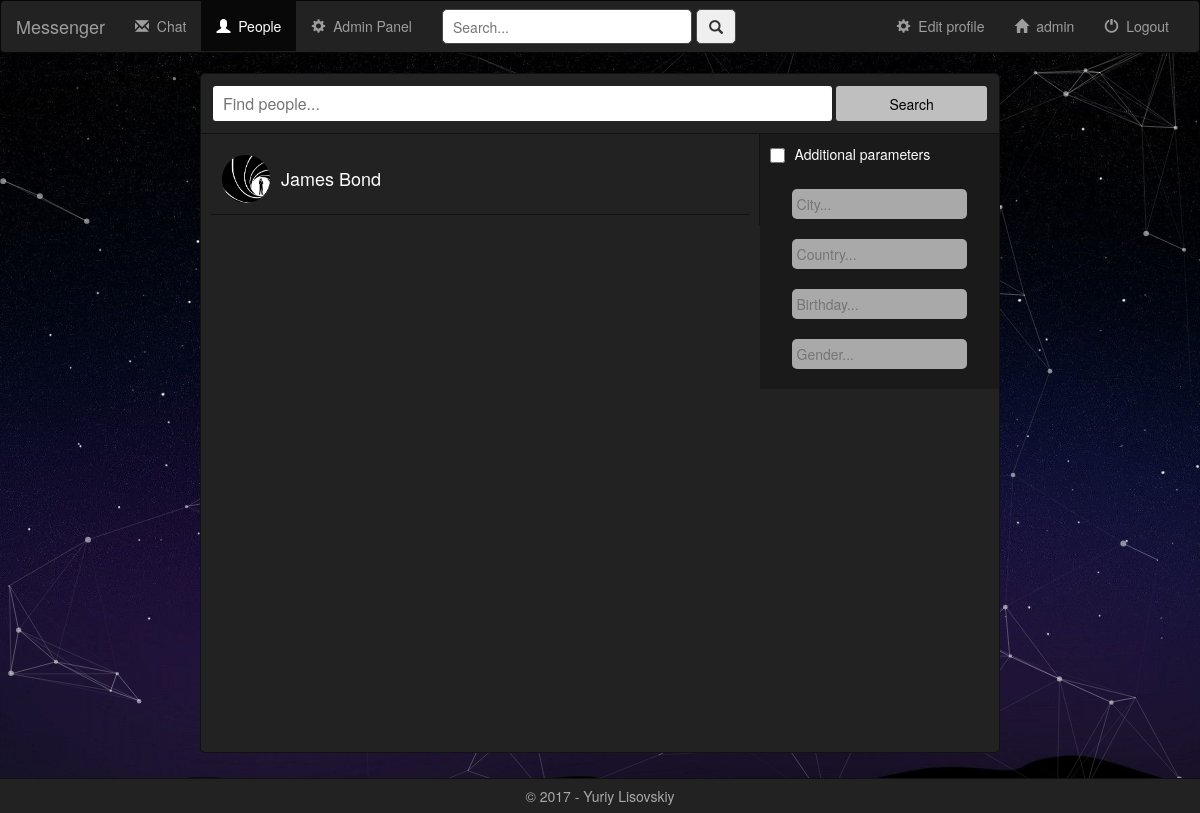
Screenshot of /messenger/search/ (signed in) with the database file from the repository.
### chat/models.py (models this page shows)
class UserProfile(User):
    user_logo = models.ImageField(default='logo_none.png')
    user_background_photo = models.ImageField(default='background_none.png')
    user_gender = models.CharField(default="", max_length=6)
    user_birthday_day = models.IntegerField(default=0)
    user_birthday_month = models.CharField(default="", max_length=30)
    user_birthday_year = models.IntegerField(default=0)
    user_country = models.CharField(default="", max_length=30)
    user_city = models.CharField(default="", max_length=50)
    user_mobile_number = models.CharField(default="", max_length=10)
    user_about_me = models.CharField(default="", max_length=999999)
    user_education = models.CharField(default="", max_length=100)

### chat/views.py (the view, shortened to what this page needs)
class SearchPeople(APIView):
    def get(self, request):
        if not request.user.is_authenticated:
            return redirect('login_user')
        data = UserProfile.objects.all()
        return render(request, "chat/search.html", {'all_users': data})

### chat/templates/chat/search.html (shortened to what this page needs)
<!DOCTYPE html>
<html lang="en">
<head>
    {% extends 'chat/base.html' %}
    {% load static %}
    {% block people_active %}active{% endblock %}
    {% block body %}
        <link rel="stylesheet" href="{% static 'chat/css/search.css' %}">
        <div class="content">
            <div class="search">
                <input id="search-field" class="search-field" placeholder="Find people...">
                <button id="search-btn" class="search-btn">Search</button>
            </div>
            <div id="result-block" class="result-block">
                {% if all_users %}
                    {% for usr in all_users %}
                        {% if usr.id != user.id %}
                            <div class="user-found">
                                <a href="/messenger/user/id{{ usr.id }}">
                                        {% if usr.user_logo %}
                                            <div class="user-img" style="background-image: url({{ usr.user_logo.url }})"></div>
                                        {% else %}
                                            <div class="user-img user-img-none">
                                                <span class="glyphicon glyphicon-user"></span>
                                            </div>
                                        {% endif %}
                                    <p>{{ usr.first_name }} {{ usr.last_name }}</p>
                                </a>
                            </div>
                        {% endif %}
                    {% endfor %}
                {% else %}
                    <p class="not-found">No users found</p>
                {% endif %}
            </div>
            <div class="search-parameters">
                <input id="check-parameters" class="check-parameters" type="checkbox">
                <div id="search-parameters-title" class="search-parameters-title">Additional parameters</div>
                <div id="parameters" class="parameters">
                    <input class="city" id="city" placeholder="City...">
                    <input class="country" id="country" placeholder="Country...">
                    <input onfocus="(this.type='date')" min="1950-01-01" name="birthday" id="birthday" placeholder="Birthday...">
                    <input class="gender" id="gender" placeholder="Gender...">
                </div>
            </div>
        </div>
    {% endblock %}

### chat/templates/chat/base.html (shortened to what this page needs)
<!DOCTYPE html>
<html lang="en">
<head>
    {% load static %}
    <link rel="stylesheet" type="text/css" href="https://maxcdn.bootstrapcdn.com/bootstrap/3.3.7/css/bootstrap.min.css" />
    <link rel="stylesheet" type="text/css" href="{% static 'chat/css/base.css' %}" />
</head>
<body>
    <div id="particles-js"></div>
    <div id="page-wrapper">
        <nav class="navbar navbar-inverse">
            <div class="container-fluid">
                <div class="navbar-header">
                    <a class="navbar-brand" href="{% url 'index' %}">Messenger</a>
                </div>
                {% if request.user.is_active %}
                    <div id="navbar" class="navbar-collapse collapse">
                        <ul class="nav navbar-nav">
                            <li class="{% block chat_active %}{% endblock %}">
                                <a href="{% url 'chat' %}">
                                    <span class="glyphicon glyphicon-envelope" aria-hidden="true"></span>&nbsp;
                                    Chat
                                </a>
                            </li>
                        </ul>
                        <ul class="nav navbar-nav">
                            <li class="{% block people_active %}{% endblock %}">
                                <a href="{% url 'people' %}">
                                    <span class="glyphicon glyphicon-user" aria-hidden="true"></span>&nbsp;
                                    People
                                </a>
                            </li>
                        </ul>
                        {% if request.user.is_superuser %}
                            <ul class="nav navbar-nav">
                                <li>
                                    <a target="_blank" href="/admin/">
                                        <span class="glyphicon glyphicon-cog" aria-hidden="true"></span>&nbsp;
                                    Admin Panel
                                    </a>
                                </li>
                            </ul>
                        {% endif %}
                        <div id="panel-search">
                            <div class="navbar-form navbar-left">
                                <input class="panel-search-field" id="panel-search-field" placeholder="Search...">
                                <button class="panel-search-btn" id="panel-search-btn">
                                    <span class="glyphicon glyphicon-search"></span>
                                </button>
                            </div>
                        </div>
                        <ul class="nav navbar-nav navbar-right">
                            <li>
                                <a href="{% url 'logout' %}">
                                    <span class="glyphicon glyphicon-off"></span>&nbsp;
                                    Logout
                                </a>
                            </li>
                        </ul>
                        <ul class="nav navbar-nav navbar-right">
                            <li class="{% block user_profile %}{% endblock %}">
                                <a href="{% url 'user_profile' %}">
                                    <span class="glyphicon glyphicon-home" aria-hidden="true"></span>&nbsp;
                                    {{ user.username }}
                                </a>
                            </li>
                        </ul>
                        <ul class="nav navbar-nav navbar-right">
                            <li class="{% block edit_profile_active %}{% endblock %}">
                                <a href="{% url 'edit_profile' %}">
                                    <span class="glyphicon glyphicon-cog" aria-hidden="true"></span>&nbsp;
                                    Edit profile
                                </a>
                            </li>
                        </ul>
                    </div>
                {% endif %}
            </div>
        </nav>
        {% block body %}{% endblock %}
        <br>
    </div>
    <div class="footer">&copy; 2017 - Yuriy Lisovskiy</div>
</body>
</html>

### chat/static/chat/css/base.css (style rules this page uses)
body, html { background: url("../images/sky.jpg"); background-attachment: fixed; background-size: cover; margin:0; padding:0; overflow-x: hidden; }
html { position: relative; min-height: 100%; }
#particles-js { position: fixed; width: 100%; height: 100%; }
#page-wrapper { position: relative; margin-bottom: 20px; }
.footer { position: absolute; left: 0; bottom: 0; padding: 7px; width: 100vw; background: #222222; border-top: 1px solid #111111; color: #A9A9A9; text-align: center; }
.panel-search-field { height: 35px; width: 250px; border-radius: 5px; outline: none; border: 1px solid #484848; padding-left: 10px; }
.panel-search-btn { height: 35px; width: 40px; border-radius: 5px; outline: none; border: 1px solid #484848; }

### chat/static/chat/css/search.css (style rules this page uses)
.content { margin: auto auto 20px auto; width: 100vw; max-width: 800px; min-width: 300px; border: 1px solid #111111; overflow: auto; background: #222222; border-radius: 5px; height: 85vh; color: white; }
.content .search { width: 100%; height: 60px; margin: auto; padding: 12px; overflow: auto; color: black; border-bottom: 1px solid #111111; }
.search .search-field { float: left; width: 80%; height: 100%; padding-left: 10px; font-size: 16px; border-radius: 3px; border: none; outline: none; }
.search .search-btn { float: right; width: 19.5%; height: 100%; border-radius: 3px; border: none; outline: none; background: #bfbfbf; }
.content .result-block { float: left; width: 70%; background: #222222; border-right: 1px solid #111111; padding: 10px; }
.user-found { overflow: auto; padding: 10px; border-bottom: 1px solid #111111; }
.user-found .user-img { text-align: center; background: #484848; background-repeat: no-repeat; background-size: cover; background-position: center; -webkit-background-size: cover; -moz-background-size: cover; -o-background-size: cover; float: left; width: 50px; height: 50px; border-radius: 50%; border: 1px solid #222222; }
.user-found p { margin: 12px 0 0 10px; float: left; color: #ffffff; font-size: 18px; }
.content .search-parameters { float: left; width: 30%; padding: 10px; background: #1a1a1a; }
.search-parameters .check-parameters { float: left; height: 15px; width: 15px; outline: none; cursor: pointer; border-radius: 50%; }
.search-parameters .search-parameters-title { float: left; margin-left: 10px; margin-bottom: 15px; }
.parameters { text-align: center; }
.parameters input { width: 80%; color: #484848; margin: 10px; outline: none; border: none; padding-left: 5px; height: 30px; border-radius: 5px; }
.parameters input:disabled { background: #A9A9A9; }

### rows the page displays
UserProfile: user_logo (picture), first_name "James", last_name "Bond"

### other values shown
{{ user.username }} "admin"
